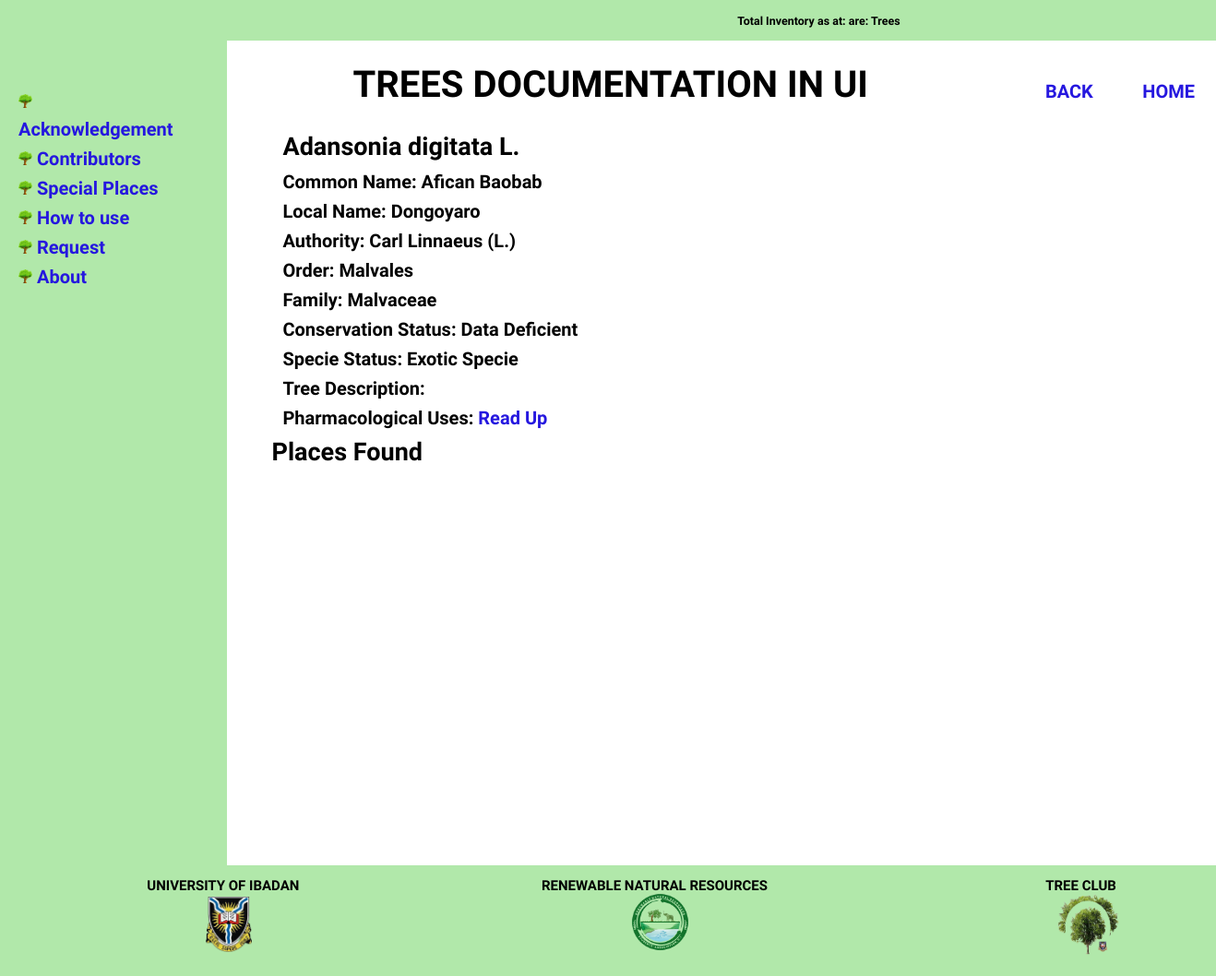
/tree-details/1284/, run on the app's committed database.
### trees/models.py (models this page shows, shortened)
class Tree(models.Model):
    scientific_name = models.CharField(
        max_length=100,
        help_text='Enter Generic, Specific and Author',
        validators=[MinLengthValidator(3, 'Must be greater than 3')],
        null=False
    )
    genus_specie = models.CharField(
        max_length=100,
        default='',
        help_text='Enter Generic and Specific name',
        validators=[MinLengthValidator(3, 'Must be greater than 3')],
        null=False
    )
    authority = models.ForeignKey(Authority, on_delete=models.SET_NULL, null=True)
    common_name = models.CharField(max_length=50, default='------')
    local_name = models.CharField(max_length=50, default='------')
    conservation_status = models.ForeignKey(ConservationStatus, on_delete=models.SET_NULL, null=True)
    specie_status = models.ForeignKey(SpecieStatus, on_delete=models.SET_NULL, null=True)
    tree_order = models.ForeignKey(Order, on_delete=models.SET_NULL, null=True)
    tree_family = models.ForeignKey(Family, on_delete=models.SET_NULL, null=True)
    tree_description = models.TextField()
    reference = models.URLField(max_length=200, default='https://powo.science.kew.org')
    pharmacological_details = models.TextField(blank=True, null=True)
    last_updated = models.DateTimeField(auto_now=True)
    created = models.DateTimeField(auto_now_add=True)
    class Meta:
        ordering = ['scientific_name']

class Authority(models.Model):
    tree_authority = models.CharField(max_length=100)
    def __str__(self):
        return self.tree_authority

class Order(models.Model):
    tree_order = models.CharField(max_length=50)
    def __str__(self):
        return self.tree_order

class Family(models.Model):
    tree_family = models.CharField(max_length=50)
    def __str__(self):
        return self.tree_family

class ConservationStatus(models.Model):
    tree_status = models.CharField(max_length=50)
    def __str__(self):
        return self.tree_status

class SpecieStatus(models.Model):
    specie_status = models.CharField(max_length=20)
    def __str__(self):
        return self.specie_status

### home/views.py (the view)
# urls.py: path('tree-details/<int:pk>/', views.TreeDetails.as_view(), name='tree-details'),
class TreeDetails(View):
    template_name = 'home/tree_details.html'
    def get(self, request, pk):
        tree_info = Tree.objects.get(id=pk)
        tree_locations = Upload.objects.filter(tree_name__scientific_name=tree_info.scientific_name)
        context = {
            'tree_info': tree_info,
            'tree_location': tree_locations
        }
        return render(request, self.template_name, context)

### home/templates/home/tree_details.html (shortened to what this page needs)
{% extends 'base/base.html' %}
{% load static %}
{% block content %}
<div class="flex-container">
    <div class="detail-container" id="detail-container" style="display: block;">
        <div>
            <div class="font">
                <h1 class="heading">{{ tree_info.scientific_name }}</h1>
                <p> Common Name: {{ tree_info.common_name }}</p>
                <p> Local Name: {{ tree_info.local_name }}</p>
                <p> Authority: {{ tree_info.authority }}</p>
                <p> Order: {{ tree_info.tree_order }}</p>
                <p> Family: {{ tree_info.tree_family }}</p>
                <p> Conservation Status: {{ tree_info.conservation_status }}</p>
                <p> Specie Status: {{ tree_info.specie_status }}</p>
                <p> Tree Description: {{ tree_info.tree_description }}</p>
                <p> Pharmacological Uses:
                    <span>
                        {% if tree_info.reference %}
                        <a href="{{ tree_info.reference }}" >Read Up</a>
                        {% endif %}
                    </span>
                </p>
            </div>
        </div>
        <div class="places-found font">
            <h1 class="heading">Places Found</h1>
        </div>
    </div>
    <footer style="position: relative;">
        <div style="position: fixed; bottom: 1%; right: 10px;">
            <p>This page was created on: {{ tree_info.created }}</p>
            <p style="text-align:center;"> and last updated on: {{ tree_info.last_updated }}</p>
        </div>
    </footer>
</div>
{% endblock %}

### static/styles/style.css (style rules this page uses)
:root { --color-main: #2517df; --color-main-light: #e1f6fb; --color-dark: #3f4156; --color-dark-medium: #51546e; --color-dark-light: #696d97; --color-light: #b1e8aa; --color-gray: #8b8b8b; --color-light-gray: #b2bdbd; --color-bg: #2d2d39; --color-success: #5dd693; --color-error: #fc4b0b; }
* { font-family: 'Hahmlet', serif; margin: 0; padding: 0; box-sizing: border-box; text-rendering: optimizeLegibility; font-weight: 800; }
html { font-size: 56.25%; }
@media only screen and (min-width: 1200px) { html { font-size: 62.5%; padding-top: 0rem; width: 100%; margin: auto; margin-left: 0px; } }
body { line-height: 1.6; font-weight: 400; font-size: 1.5rem; padding-top: 6rem; background-color: white; display: grid; grid-template-columns: 2.3fr 10fr; overflow-x: hidden; }
body div { margin-left: 12px; }
a { display: inline-block; color: var(--color-main); text-decoration: none; font-size: 2rem; }
.font { font-size: 2rem; }
.detail-container { display: grid; grid-template-columns: 1fr 1fr; }
.heading { font-size: 2.7rem; }
.flex-container { display: flex; justify-content: space-between; flex-direction: column; min-height: 100vh; width: 110%; }
footer { height: 1vh; margin-top: 40px; }

### data on the page
Tree: scientific_name "Adansonia digitata L.", common_name "Afican Baobab", local_name "Dongoyaro", authority "Carl Linnaeus (L.)", tree_order "Malvales", tree_family "Malvaceae", conservation_status "Data Deficient", specie_status "Exotic Specie"
